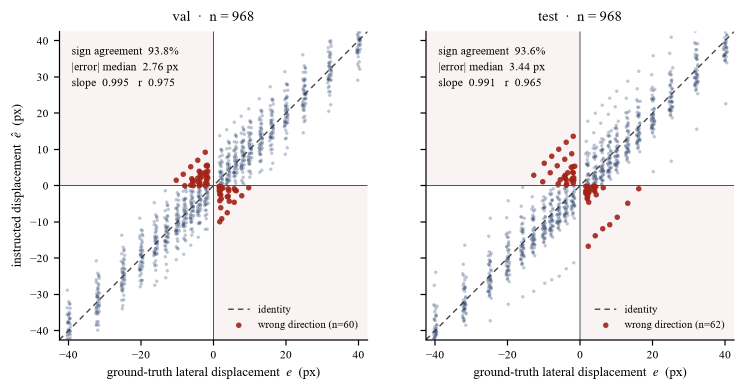
#> input picture Paper/figures/fig_agreement.png, 1490 x 781 px (shown at 1/2 size)
$ python merge_validation_figure.py
#> lines starting #> are read from the running program, lines starting #| are printed output that depends on the picture
#!/usr/bin/env python3
"""Merge the two validation panels into one figure for the compact paper.

    python3 Unet_seg/scripts/merge_validation_figure.py

Figure 3 of the conference version stacks (a) the estimated-vs-ground-truth
agreement panel and (b) the wrong-direction validity curve into a single
image, so the five-page draft uses one validation figure instead of two.
Both source PNGs are produced by redraw_lateral_instruction_figures.py; this
script only composites them, so it must be re-run after those regenerate.
"""
from __future__ import annotations

import os

from PIL import Image

HERE = os.path.dirname(os.path.abspath(__file__))
FIGDIR = os.path.join(os.path.dirname(os.path.dirname(HERE)), "Paper", "figures")
GAP = 26          # white gutter between the two panels (px)
PAD = 12          # outer white padding (px)


def main() -> int:
    top = Image.open(os.path.join(FIGDIR, "fig_agreement.png")).convert("RGB")
    bot = Image.open(os.path.join(FIGDIR, "fig_validity.png")).convert("RGB")
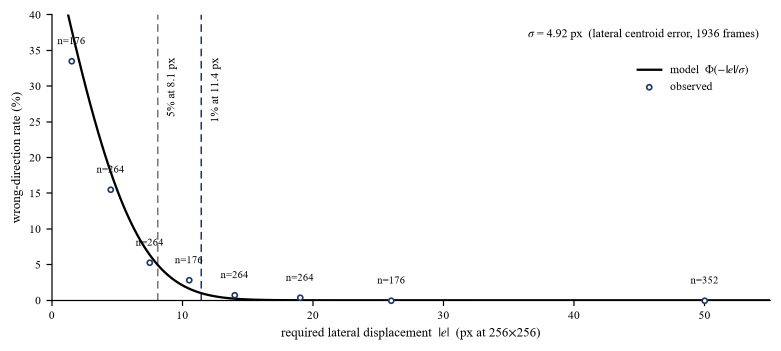
#> input picture Paper/figures/fig_validity.png, 1561 x 702 px (shown at 1/2 size)
    # scale both to a common width (the wider of the two)
    width = max(top.width, bot.width)
#> width = 1561

    def fit(im):
        if im.width == width:
            return im
        h = round(im.height * width / im.width)
#> h = 818
        return im.resize((width, h), Image.LANCZOS)
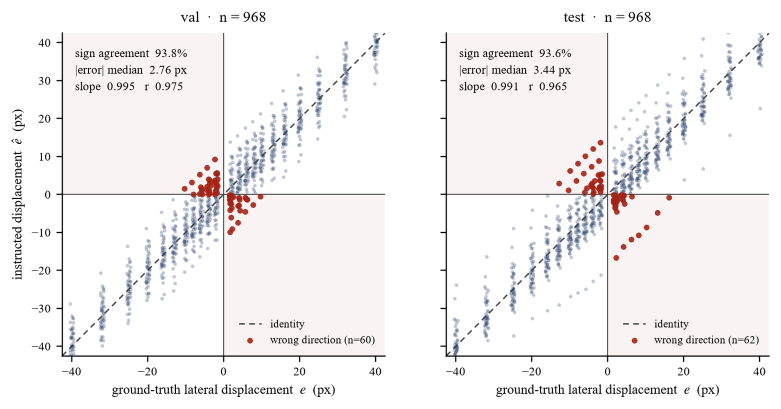
#> returned value: PIL image 1561x818 RGB (shown at 1/2 size); mean R, G, B 244, 241.4, 241.9

    top, bot = fit(top), fit(bot)
    canvas = Image.new("RGB", (width + 2 * PAD,
                               top.height + bot.height + GAP + 2 * PAD), "white")
#> canvas: PIL image 1585x1570 RGB; every value is 255
    canvas.paste(top, (PAD, PAD))
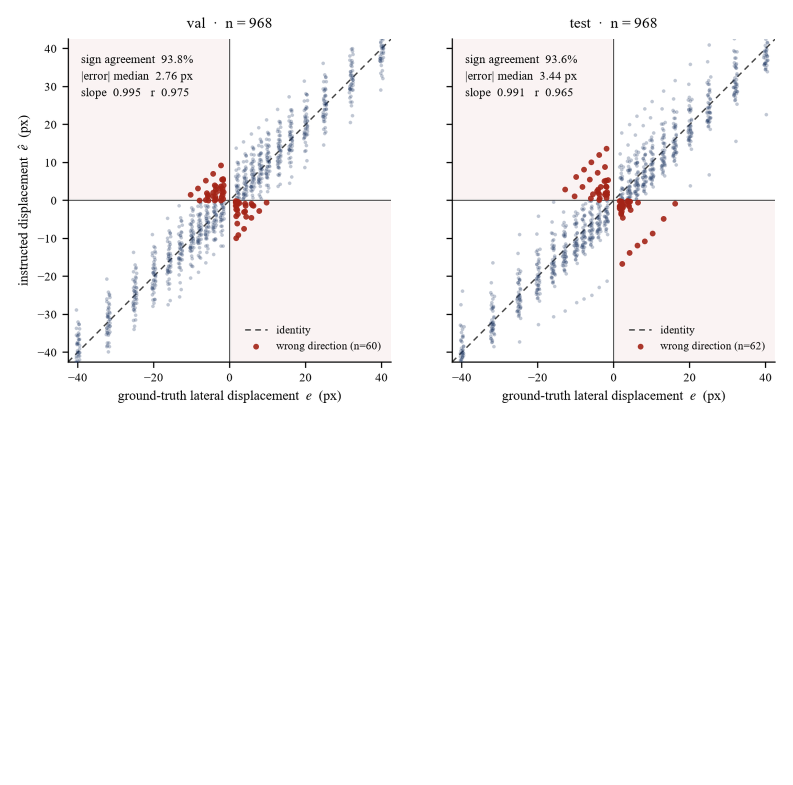
#> canvas: PIL image 1585x1570 RGB (shown at 1/2 size); mean R, G, B 249.4, 248, 248.3
    canvas.paste(bot, (PAD, PAD + top.height + GAP))
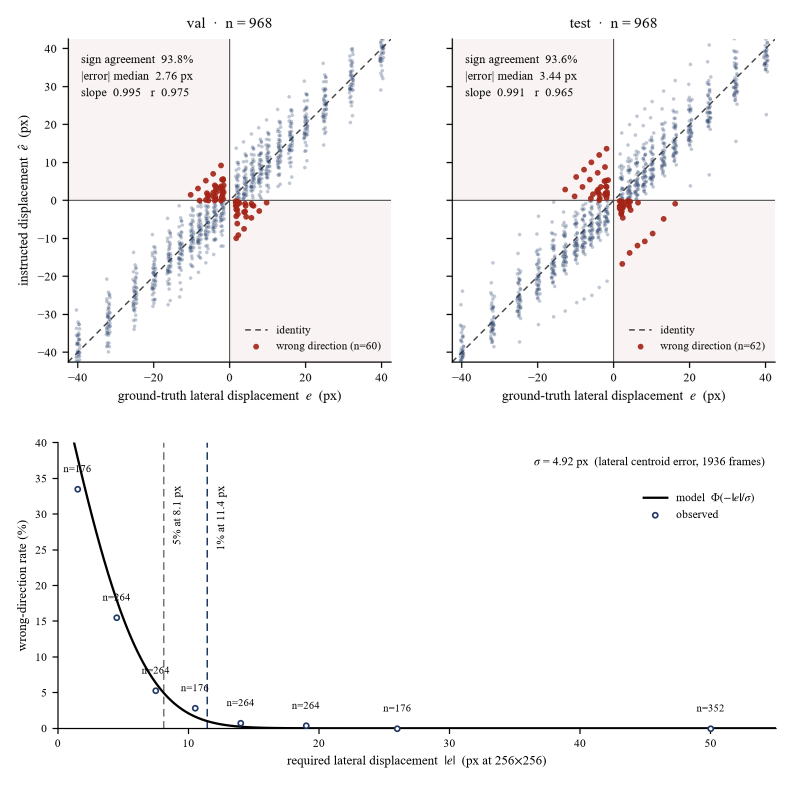
#> canvas: PIL image 1585x1570 RGB (shown at 1/2 size); mean R, G, B 247.1, 245.8, 246.1
    out = os.path.join(FIGDIR, "fig_validation.png")
    canvas.save(out, dpi=(300, 300))
    print("wrote", out, canvas.size)
#| wrote Paper/figures/fig_validation.png (1585, 1570)
    return 0


if __name__ == "__main__":
    raise SystemExit(main())
#> (the program exits here)
